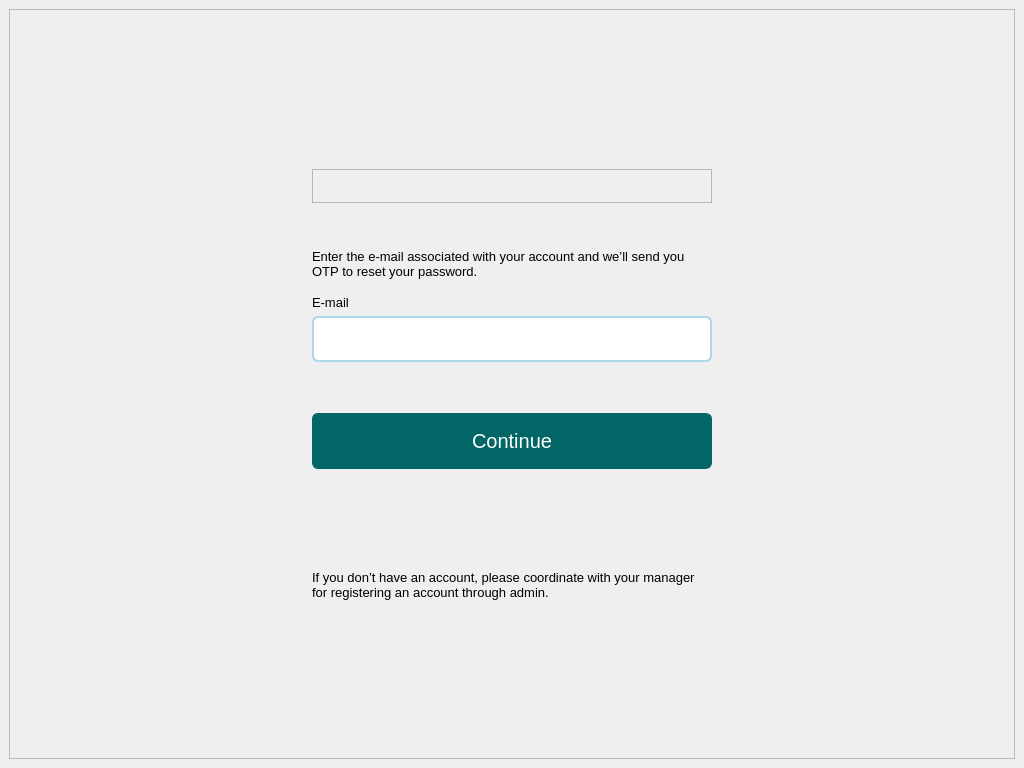
<?xml version="1.0" encoding="UTF-8"?>
<ui version="4.0">
 <class>MainWindow</class>
 <widget class="QMainWindow" name="MainWindow">
  <property name="geometry">
   <rect>
    <x>0</x>
    <y>0</y>
    <width>1024</width>
    <height>768</height>
   </rect>
  </property>
  <property name="windowTitle">
   <string>MainWindow</string>
  </property>
  <widget class="QWidget" name="centralwidget">
   <layout class="QHBoxLayout" name="horizontalLayout">
    <item>
     <widget class="QFrame" name="frame">
      <property name="frameShape">
       <enum>QFrame::StyledPanel</enum>
      </property>
      <property name="frameShadow">
       <enum>QFrame::Raised</enum>
      </property>
      <layout class="QGridLayout" name="gridLayout_3">
       <item row="3" column="1">
        <spacer name="bottomSpacer">
         <property name="orientation">
          <enum>Qt::Vertical</enum>
         </property>
         <property name="sizeHint" stdset="0">
          <size>
           <width>20</width>
           <height>40</height>
          </size>
         </property>
        </spacer>
       </item>
       <item row="2" column="0">
        <spacer name="leftSpacer">
         <property name="orientation">
          <enum>Qt::Horizontal</enum>
         </property>
         <property name="sizeHint" stdset="0">
          <size>
           <width>40</width>
           <height>20</height>
          </size>
         </property>
        </spacer>
       </item>
       <item row="2" column="1">
        <layout class="QVBoxLayout" name="mainContent">
         <item>
          <widget class="QFrame" name="logoFrame">
           <property name="frameShape">
            <enum>QFrame::StyledPanel</enum>
           </property>
           <property name="frameShadow">
            <enum>QFrame::Raised</enum>
           </property>
           <layout class="QHBoxLayout" name="horizontalLayout_3">
            <item>
             <widget class="QLabel" name="logo">
              <property name="enabled">
               <bool>true</bool>
              </property>
              <property name="maximumSize">
               <size>
                <width>250</width>
                <height>80</height>
               </size>
              </property>
              <property name="styleSheet">
               <string notr="true"/>
              </property>
              <property name="text">
               <string/>
              </property>
              <property name="textFormat">
               <enum>Qt::AutoText</enum>
              </property>
              <property name="pixmap">
               <pixmap resource="../../assets/resourceFile.qrc">:/logos/Icons/logo1.png</pixmap>
              </property>
              <property name="scaledContents">
               <bool>true</bool>
              </property>
              <property name="alignment">
               <set>Qt::AlignCenter</set>
              </property>
              <property name="wordWrap">
               <bool>false</bool>
              </property>
             </widget>
            </item>
           </layout>
          </widget>
         </item>
         <item>
          <spacer name="spacer1">
           <property name="orientation">
            <enum>Qt::Vertical</enum>
           </property>
           <property name="sizeHint" stdset="0">
            <size>
             <width>20</width>
             <height>40</height>
            </size>
           </property>
          </spacer>
         </item>
         <item>
          <widget class="QLabel" name="instructionLabel">
           <property name="minimumSize">
            <size>
             <width>400</width>
             <height>0</height>
            </size>
           </property>
           <property name="maximumSize">
            <size>
             <width>400</width>
             <height>16777215</height>
            </size>
           </property>
           <property name="font">
            <font>
             <pointsize>10</pointsize>
             <bold>false</bold>
             <kerning>false</kerning>
            </font>
           </property>
           <property name="text">
            <string>Enter the e-mail associated with your account and we’ll send you OTP to reset your password.</string>
           </property>
           <property name="textFormat">
            <enum>Qt::AutoText</enum>
           </property>
           <property name="scaledContents">
            <bool>false</bool>
           </property>
           <property name="wordWrap">
            <bool>true</bool>
           </property>
           <property name="indent">
            <number>-1</number>
           </property>
          </widget>
         </item>
         <item>
          <spacer name="spacer2">
           <property name="orientation">
            <enum>Qt::Vertical</enum>
           </property>
           <property name="sizeHint" stdset="0">
            <size>
             <width>20</width>
             <height>10</height>
            </size>
           </property>
          </spacer>
         </item>
         <item>
          <widget class="QLabel" name="emailLabel">
           <property name="font">
            <font>
             <pointsize>10</pointsize>
            </font>
           </property>
           <property name="text">
            <string>E-mail</string>
           </property>
          </widget>
         </item>
         <item>
          <widget class="QLineEdit" name="emailTextBox">
           <property name="minimumSize">
            <size>
             <width>0</width>
             <height>46</height>
            </size>
           </property>
           <property name="maximumSize">
            <size>
             <width>400</width>
             <height>16777215</height>
            </size>
           </property>
           <property name="styleSheet">
            <string notr="true">QLineEdit {
    padding: 5px;
    border: 2px solid #ADD8E6;
    border-radius: 6px;
    background-color: #FFFFFF;
    selection-background-color: darkgray;
}</string>
           </property>
          </widget>
         </item>
         <item>
          <spacer name="spacer3">
           <property name="orientation">
            <enum>Qt::Vertical</enum>
           </property>
           <property name="sizeHint" stdset="0">
            <size>
             <width>20</width>
             <height>40</height>
            </size>
           </property>
          </spacer>
         </item>
         <item>
          <widget class="QPushButton" name="continueButton">
           <property name="minimumSize">
            <size>
             <width>0</width>
             <height>56</height>
            </size>
           </property>
           <property name="maximumSize">
            <size>
             <width>400</width>
             <height>46</height>
            </size>
           </property>
           <property name="styleSheet">
            <string notr="true">QPushButton {
    padding: 5px;
    border: 1px solid #036666;
    border-radius: 6px;
    background-color: #036666;
    color: white;
    font-size: 20px
}
QPushButton:hover {
    background-color: #049393;
}
QPushButton:pressed {
    background-color: #024c4c;
}</string>
           </property>
           <property name="text">
            <string>Continue</string>
           </property>
          </widget>
         </item>
         <item>
          <spacer name="spacer4">
           <property name="orientation">
            <enum>Qt::Vertical</enum>
           </property>
           <property name="sizeHint" stdset="0">
            <size>
             <width>20</width>
             <height>100</height>
            </size>
           </property>
          </spacer>
         </item>
         <item>
          <widget class="QLabel" name="helpLabel">
           <property name="minimumSize">
            <size>
             <width>400</width>
             <height>0</height>
            </size>
           </property>
           <property name="maximumSize">
            <size>
             <width>400</width>
             <height>16777215</height>
            </size>
           </property>
           <property name="sizeIncrement">
            <size>
             <width>400</width>
             <height>0</height>
            </size>
           </property>
           <property name="font">
            <font>
             <pointsize>10</pointsize>
             <bold>false</bold>
            </font>
           </property>
           <property name="text">
            <string>If you don’t have an account, please coordinate with your manager for registering an account through admin.</string>
           </property>
           <property name="textFormat">
            <enum>Qt::AutoText</enum>
           </property>
           <property name="scaledContents">
            <bool>false</bool>
           </property>
           <property name="wordWrap">
            <bool>true</bool>
           </property>
          </widget>
         </item>
        </layout>
       </item>
       <item row="2" column="2">
        <spacer name="rightSpacer">
         <property name="orientation">
          <enum>Qt::Horizontal</enum>
         </property>
         <property name="sizeHint" stdset="0">
          <size>
           <width>40</width>
           <height>20</height>
          </size>
         </property>
        </spacer>
       </item>
       <item row="0" column="1">
        <spacer name="topSpacer">
         <property name="orientation">
          <enum>Qt::Vertical</enum>
         </property>
         <property name="sizeHint" stdset="0">
          <size>
           <width>20</width>
           <height>40</height>
          </size>
         </property>
        </spacer>
       </item>
      </layout>
     </widget>
    </item>
   </layout>
  </widget>
 </widget>
 <resources>
  <include location="../../assets/resourceFile.qrc"/>
  <include location="../../assets/resourceFile.qrc"/>
 </resources>
 <connections/>
</ui>
